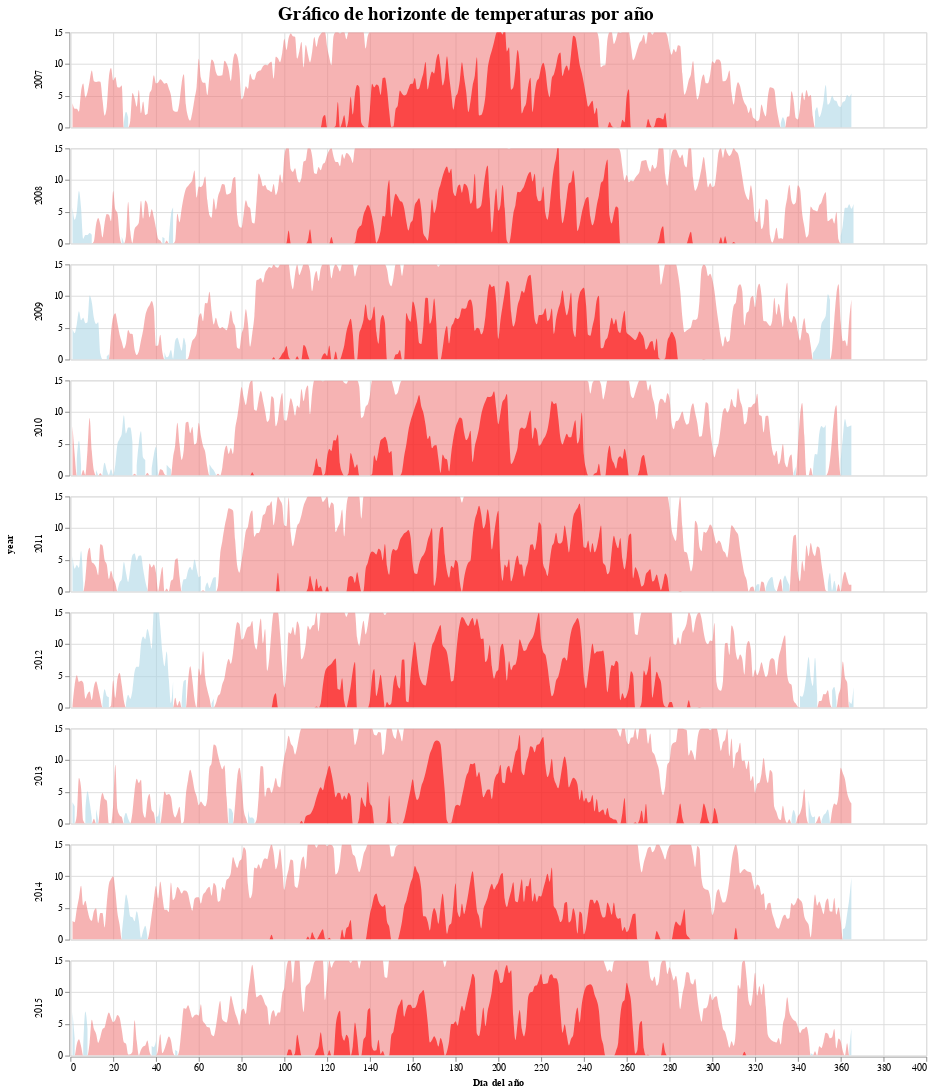

Here is the notebook cell this chart was saved with:
### Code cell
import altair as alt

# Área positiva débil
area_pos1 = alt.Chart(df_weather).mark_area(
    clip=True,
    interpolate='monotone',
    opacity=0.6,
    color='lightcoral'
).encode(
    x='x:Q',
    y=alt.Y('pos1:Q', title=None).scale(domain=[0, 15])
).transform_calculate(
    pos1='min(15, max(0, datum.y))'
)

# Área positiva fuerte
area_pos2 = alt.Chart(df_weather).mark_area(
    clip=True,
    interpolate='monotone',
    opacity=0.6,
    color='red'
).encode(
    x='x:Q',
    y=alt.Y('pos2:Q').scale(domain=[0, 15])
).transform_calculate(
    pos2='max(0, datum.y - 15)'
)

# Área negativa
area_neg1 = alt.Chart(df_weather).mark_area(
    clip=True,
    interpolate='monotone',
    opacity=0.6,
    color='lightblue'
).encode(
    x=alt.X('x:Q', title='Día del año'),
    y=alt.Y('neg1:Q').scale(domain=[0, 15])
).transform_calculate(
    neg1='datum.y < 0 ? -datum.y : null'
)

horizon_chart = (area_pos1 + area_pos2 + area_neg1).properties(
    width=900,
    height=100,
).facet(
    row='year:O'
).properties(
    title="Gráfico de horizonte de temperaturas por año"
).configure_title(
    fontSize=20,
    anchor='middle',
)

horizon_chart

### Figure 1 — Vega-Lite specification as saved in the notebook (floating-point values rounded to 4 significant figures; data arrays with more than 128 entries replaced by an {"elided": "..."} marker saying what was removed)
{"config": {"view": {"continuousWidth": 300, "continuousHeight": 300}, "title": {"anchor": "middle", "fontSize": 20}}, "data": {"name": "data-6ee82f1db3745cf4a32b39fe3a5343f0"}, "facet": {"row": {"field": "year", "type": "ordinal"}}, "spec": {"layer": [{"mark": {"type": "area", "clip": true, "color": "lightcoral", "interpolate": "monotone", "opacity": 0.6}, "encoding": {"x": {"field": "x", "type": "quantitative"}, "y": {"field": "pos1", "scale": {"domain": [0, 15]}, "title": null, "type": "quantitative"}}, "transform": [{"calculate": "min(15, max(0, datum.y))", "as": "pos1"}]}, {"mark": {"type": "area", "clip": true, "color": "red", "interpolate": "monotone", "opacity": 0.6}, "encoding": {"x": {"field": "x", "type": "quantitative"}, "y": {"field": "pos2", "scale": {"domain": [0, 15]}, "type": "quantitative"}}, "transform": [{"calculate": "max(0, datum.y - 15)", "as": "pos2"}]}, {"mark": {"type": "area", "clip": true, "color": "lightblue", "interpolate": "monotone", "opacity": 0.6}, "encoding": {"x": {"field": "x", "title": "Día del año", "type": "quantitative"}, "y": {"field": "neg1", "scale": {"domain": [0, 15]}, "type": "quantitative"}}, "transform": [{"calculate": "datum.y < 0 ? -datum.y : null", "as": "neg1"}]}], "height": 100, "width": 900}, "title": "Gráfico de horizonte de temperaturas por año", "$schema": "https://vega.github.io/schema/vega-lite/v5.8.0.json", "datasets": {"data-6ee82f1db3745cf4a32b39fe3a5343f0": {"elided": "3287 records"}}}
